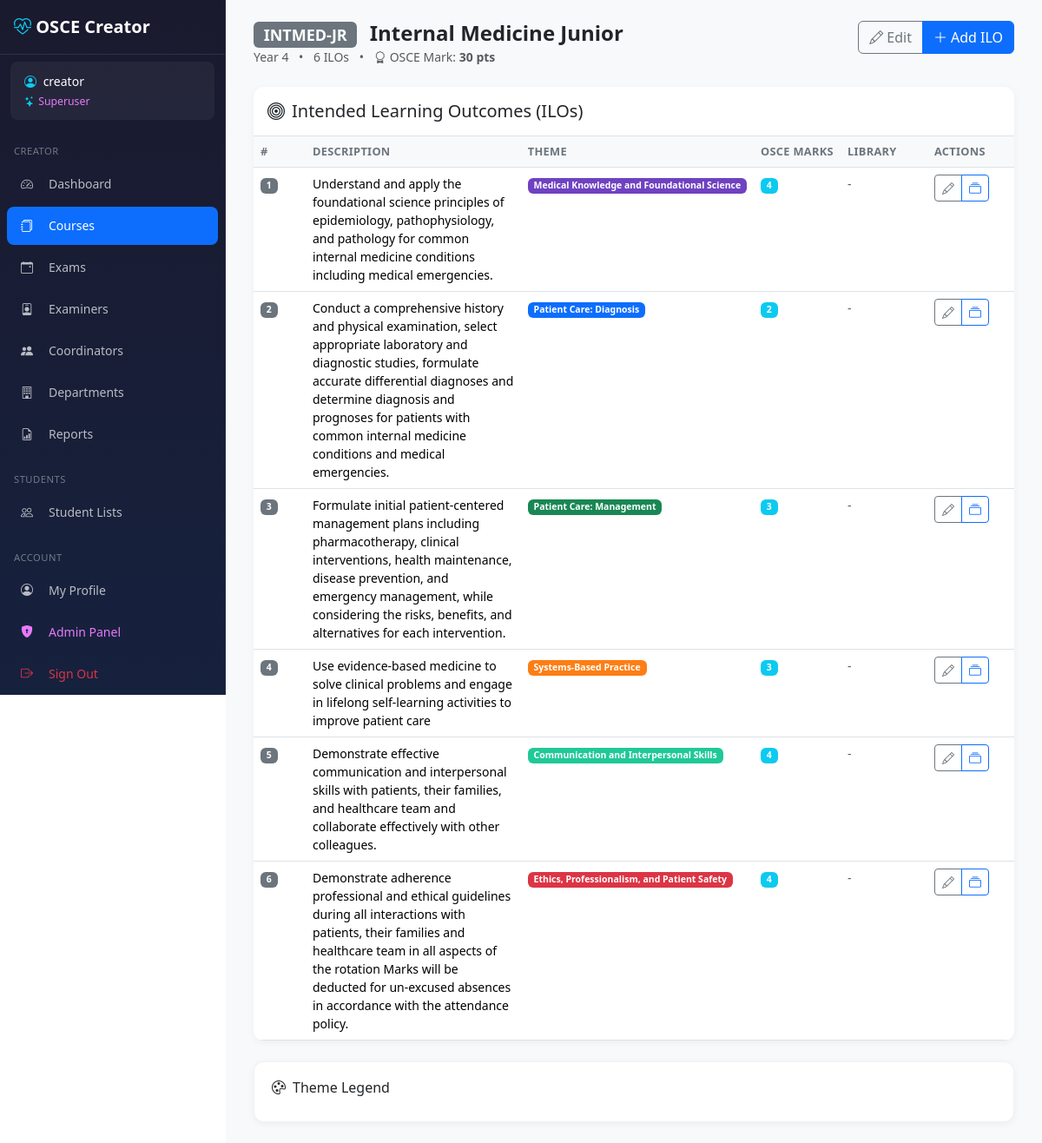
The page /creator/courses/9/ (signed in) on the database its author committed.
### core/models/examiner.py (models this page shows, shortened)
class Examiner(AbstractBaseUser, PermissionsMixin, TimestampMixin):
    ROLE_EXAMINER    = 'examiner'
    ROLE_COORDINATOR = 'coordinator'
    ROLE_ADMIN       = 'admin'
    ROLE_CHOICES = [
        (ROLE_EXAMINER,    'Examiner'),
        (ROLE_COORDINATOR, 'Coordinator'),
        (ROLE_ADMIN,       'Admin'),
    ]
    POSITION_HEAD      = 'head'
    POSITION_RTA       = 'rta'
    POSITION_ORGANIZER = 'organizer'
    POSITION_CHOICES = [
        (POSITION_HEAD,      'Head'),
        (POSITION_RTA,       'RTA'),
        (POSITION_ORGANIZER, 'Organizer'),
    ]
    id = models.AutoField(primary_key=True)
    username = models.CharField(max_length=80, unique=True)
    email = models.EmailField(max_length=120, blank=True, default='')
    full_name = models.CharField(max_length=150)
    title = models.CharField(max_length=20, blank=True, default='')  # Dr., Prof.
    department = models.CharField(max_length=100, blank=True, default='')
    coordinator_department = models.ForeignKey(
        'core.Department',
        null=True, blank=True,
        on_delete=models.SET_NULL,
        related_name='coordinators',
        db_index=True,
    )
    coordinator_position = models.CharField(
        max_length=10,
        choices=POSITION_CHOICES,
        blank=True, default='',
    )
    role = models.CharField(max_length=20, choices=ROLE_CHOICES, default=ROLE_EXAMINER)
    is_active = models.BooleanField(default=True)
    is_staff = models.BooleanField(default=False)
    is_deleted = models.BooleanField(default=False)
    deleted_at = models.DateTimeField(null=True, blank=True)
    objects = ExaminerManager()
    USERNAME_FIELD = 'username'
    REQUIRED_FIELDS = ['full_name']
    class Meta:
        db_table = 'examiners'
        verbose_name = 'Examiner'
        verbose_name_plural = 'Examiners'
        constraints = [
            models.CheckConstraint(
                condition=models.Q(
                    models.Q(role='coordinator', _negated=True)
                ) | models.Q(coordinator_department__isnull=False),
                name='coordinator_must_have_department',
            ),
            models.CheckConstraint(
                condition=models.Q(
                    models.Q(role='coordinator', _negated=True)
                ) | ~models.Q(coordinator_position=''),
                name='coordinator_must_have_position',
            ),
            models.CheckConstraint(
                condition=models.Q(role='coordinator') | models.Q(
                    coordinator_department__isnull=True,
                    coordinator_position='',
                ),
                name='non_coordinator_no_dept_fields',
            ),
        ]
    @property
    def display_name(self):
        if self.title:
            return f"{self.title} {self.full_name}"
        return self.full_name

### core/models/course.py (models this page shows, shortened)
class Course(TimestampMixin):
    id = models.AutoField(primary_key=True)
    code = models.CharField(max_length=20, unique=True)
    short_code = models.CharField(max_length=20, blank=True, default='')
    name = models.CharField(max_length=100)
    description = models.TextField(blank=True, default='')
    year_level = models.IntegerField(default=1)
    department = models.ForeignKey(
        'core.Department',
        on_delete=models.SET_NULL,
        null=True, blank=True,
        related_name='courses',
        help_text='Department responsible for this course',
    )
    osce_mark = models.PositiveIntegerField(
        null=True, blank=True,
        help_text='Total OSCE mark for this course (entered manually, e.g. 50)',
    )
    class Meta:
        db_table = 'courses'

class ILO(TimestampMixin):
    id = models.AutoField(primary_key=True)
    course = models.ForeignKey(
        Course, on_delete=models.CASCADE, related_name='ilos', db_index=True
    )
    theme = models.ForeignKey(
        'core.Theme', on_delete=models.SET_NULL,
        null=True, blank=True, related_name='ilos', db_index=True
    )
    number = models.IntegerField()
    description = models.TextField()
    osce_marks = models.IntegerField(default=0)
    class Meta:
        db_table = 'ilos'
        constraints = [
            models.UniqueConstraint(
                fields=['course', 'number'],
                name='unique_course_ilo_number'
            ),
        ]
    @property
    def theme_name(self):
        return self.theme.name if self.theme else 'Unassigned'

### core/models/theme.py (models this page shows, shortened)
class Theme(TimestampMixin):
    id = models.AutoField(primary_key=True)
    code = models.CharField(max_length=50, unique=True)
    name = models.CharField(max_length=200)
    description = models.TextField(blank=True, default='')
    color = models.CharField(max_length=7, default='#6c757d')
    icon = models.CharField(max_length=50, default='bi-circle')
    display_order = models.IntegerField(default=0)
    active = models.BooleanField(default=True)
    class Meta:
        db_table = 'themes'
        ordering = ['display_order']

### creator/views/courses.py (the view)
# urls.py: path('courses/<int:course_id>/', courses.course_detail, name='course_detail'),
@login_required
def course_detail(request, course_id):
    course = get_object_or_404(Course, pk=course_id)
    ilos = ILO.objects.filter(course_id=course_id).order_by('number')
    return render(request, 'creator/courses/detail.html', {
        'course': course,
        'ilos': ilos,
    })

### templates/creator/courses/detail.html (shortened to what this page needs)
{% extends 'creator/base_creator.html' %}
{% block content %}
<div class="page-header d-flex flex-wrap justify-content-between align-items-start gap-2">
    <div>
        <h1>
            <span class="badge bg-secondary me-2">{{ course.code }}</span>
            {{ course.name }}
        </h1>
        <p class="text-muted mb-0">
            Year {{ course.year_level }}
            <span class="mx-2">&bull;</span>
            {{ ilos|length }} ILOs
            {% if course.osce_mark %}
            <span class="mx-2">&bull;</span>
            <i class="bi bi-award me-1"></i>OSCE Mark: <strong>{{ course.osce_mark }} pts</strong>
            {% endif %}
        </p>
    </div>
    <div class="btn-group">
        <a href="{% url 'creator:course_edit' course.id %}" class="btn btn-outline-secondary">
            <i class="bi bi-pencil me-1"></i>Edit
        </a>
        <a href="{% url 'creator:ilo_create' course.id %}" class="btn btn-primary">
            <i class="bi bi-plus-lg me-1"></i>Add ILO
        </a>
    </div>
</div>
<div class="table-card">
    <div class="d-flex justify-content-between align-items-center p-3 border-bottom">
        <h5 class="mb-0"><i class="bi bi-bullseye me-2"></i>Intended Learning Outcomes (ILOs)</h5>
    </div>
    <div class="table-responsive">
    <table class="table table-hover mb-0">
        <thead>
            <tr>
                <th style="width: 60px;">#</th>
                <th>Description</th>
                <th style="width: 150px;">Theme</th>
                <th style="width: 100px;">OSCE Marks</th>
                <th style="width: 100px;">Library</th>
                <th style="width: 100px;">Actions</th>
            </tr>
        </thead>
        <tbody>
            {% for ilo in ilos %}
            <tr>
                <td><span class="badge bg-secondary">{{ ilo.number }}</span></td>
                <td>{{ ilo.description }}</td>
                <td>
                    {% if ilo.theme_id and ilo.theme_id != 7 %}
                    <span class="badge theme-badge-{{ ilo.theme_id }}" style="color: white;">
                        {{ ilo.theme_name }}
                    </span>
                    {% else %}
                    <span class="text-muted">-</span>
                    {% endif %}
                </td>
                <td>
                    {% if ilo.osce_marks > 0 %}
                        <span class="badge bg-info">{{ ilo.osce_marks }}</span>
                    {% else %}
                        <span class="text-muted">-</span>
                    {% endif %}
                </td>
                <td>
                    {% with lib_count=ilo.library_items.count %}
                    {% if lib_count > 0 %}
                        <span class="badge bg-secondary">{{ lib_count }} items</span>
                    {% else %}
                        <span class="text-muted">-</span>
                    {% endif %}
                    {% endwith %}
                </td>
                <td>
                    <div class="btn-group btn-group-sm">
                        <a href="{% url 'creator:ilo_edit' ilo.id %}" class="btn btn-outline-secondary" title="Edit"><i class="bi bi-pencil"></i></a>
                        <a href="{% url 'creator:library_list' %}?ilo={{ ilo.id }}" class="btn btn-outline-primary" title="Library Items"><i class="bi bi-collection"></i></a>
                    </div>
                </td>
            </tr>
            {% endfor %}
        </tbody>
    </table>
    </div>
</div>
<div class="stat-card mt-4">
    <h6 class="mb-3"><i class="bi bi-palette me-2"></i>Theme Legend</h6>
</div>
{% endblock %}

### templates/creator/base_creator.html (shortened to what this page needs)
{% load static %}
<!DOCTYPE html>
<html lang="en">
<head>
    <link href="https://cdn.jsdelivr.net/npm/bootstrap@5.3.2/dist/css/bootstrap.min.css" rel="stylesheet">
    <link href="https://cdn.jsdelivr.net/npm/bootstrap-icons@1.11.1/font/bootstrap-icons.css" rel="stylesheet">
    <link href="{% static 'css/creator.css' %}" rel="stylesheet">
</head>
<body>
    <nav id="creatorSidebar"
         class="sidebar offcanvas-lg offcanvas-start"
         tabindex="-1"
         aria-labelledby="sidebarLabel">
        <div class="offcanvas-body d-flex flex-column p-0">
            <div class="brand d-none d-lg-block">
                <i class="bi bi-heart-pulse"></i> OSCE Creator
            </div>
            {% if user.is_authenticated %}
            <div class="user-info">
                <div><i class="bi bi-person-circle me-1"></i> <span class="user-name">{{ user.display_name|default:user.username }}</span></div>
                <small class="d-block mt-1">
                    {% if user.is_superuser %}
                    <span style="color:#e879f9;"><i class="bi bi-stars me-1"></i>Superuser</span>
                    {% elif user.role == 'admin' %}
                    <span style="color:#f0c040;"><i class="bi bi-shield-fill me-1"></i>Admin</span>
                    {% else %}
                    <span class="text-muted">Examiner</span>
                    {% endif %}
                </small>
            </div>
            {% endif %}
            <div class="nav-section">Creator</div>
            <ul class="nav flex-column">
                <li class="nav-item">
                    <a class="nav-link {% if '/creator/' in request.path and request.path == '/creator/' or request.path == '/creator' %}active{% endif %}"
                       href="{% url 'creator:dashboard' %}">
                        <i class="bi bi-speedometer2"></i> Dashboard
                    </a>
                </li>
                <li class="nav-item">
                    <a class="nav-link {% if '/creator/courses' in request.path %}active{% endif %}"
                       href="{% url 'creator:course_list' %}">
                        <i class="bi bi-journals"></i> Courses
                    </a>
                </li>
                <li class="nav-item">
                    <a class="nav-link {% if '/creator/exams' in request.path %}active{% endif %}"
                       href="{% url 'creator:exam_list' %}">
                        <i class="bi bi-calendar-event"></i> Exams
                    </a>
                </li>
                <li class="nav-item">
                    <a class="nav-link {% if '/creator/examiners' in request.path %}active{% endif %}"
                       href="{% url 'creator:examiner_list' %}">
                        <i class="bi bi-person-badge"></i> Examiners
                    </a>
                </li>
                {% if user.is_superuser or user.role == 'admin' %}
                <li class="nav-item">
                    <a class="nav-link {% if '/creator/coordinators' in request.path %}active{% endif %}"
                       href="{% url 'creator:coordinator_list' %}">
                        <i class="bi bi-people-fill"></i> Coordinators
                    </a>
                </li>
                <li class="nav-item">
                    <a class="nav-link {% if '/creator/departments' in request.path %}active{% endif %}"
                       href="{% url 'creator:department_list' %}">
                        <i class="bi bi-building"></i> Departments
                    </a>
                </li>
                {% endif %}
                <li class="nav-item">
                    <a class="nav-link {% if '/creator/reports' in request.path %}active{% endif %}"
                       href="{% url 'creator:reports_index' %}">
                        <i class="bi bi-file-earmark-bar-graph"></i> Reports
                    </a>
                </li>
            </ul>
            {% if perms.core.can_view_student_list %}
            <div class="nav-section">Students</div>
            <ul class="nav flex-column">
                <li class="nav-item">
                    <a class="nav-link {% if request.path == '/creator/students/' %}active{% endif %}" href="{% url 'creator:student_list' %}">
                        <i class="bi bi-people"></i> Student Lists
                    </a>
                </li>
            </ul>
            {% endif %}
            <div class="mt-auto">
                <div class="nav-section">Account</div>
                <ul class="nav flex-column mb-3">
                    <li class="nav-item">
                        <a class="nav-link {% if request.path == '/profile/' %}active{% endif %}" href="{% url 'profile' %}">
                            <i class="bi bi-person-circle"></i> My Profile
                        </a>
                    </li>
                    {% if user.is_staff %}
                    <li class="nav-item">
                        <form method="POST" action="{% url 'admin_gateway' %}" id="admin-gateway-form">
                            <button type="submit" class="nav-link w-100 text-start border-0 bg-transparent"
                                    style="color:#e879f9;">
                                <i class="bi bi-shield-lock-fill"></i> Admin Panel
                            </button>
                        </form>
                    </li>
                    {% endif %}
                    <li class="nav-item">
                        <a class="nav-link text-danger" href="{% url 'creator:logout' %}">
                            <i class="bi bi-box-arrow-right"></i> Sign Out
                        </a>
                    </li>
                </ul>
            </div>
        </div>
    </nav>
    <main class="main-content">
        <div class="toast-container position-fixed top-0 end-0 p-3" style="z-index: 9999;">
        </div>
        {% block content %}{% endblock %}
    </main>
</body>
</html>

### rows shown on the page
Examiner: display_name "creator"
Course: code "INTMED-JR", name "Internal Medicine Junior", year_level "4", osce_mark "30"
ILO: number "1", description "Understand and apply the foundational science principles of epidemiology, pathophysiology, and pathology for common internal medicine conditions including medical emergencies.", theme_name "Medical Knowledge and Foundational Science", osce_marks "4"
ILO: number "2", description "Conduct a comprehensive history and physical examination, select appropriate laboratory and diagnostic studies, formulate accurate differential diagnoses and determine diagnosis and prognoses for patients with common internal medicine conditions and medical emergencies.", theme_name "Patient Care: Diagnosis", osce_marks "2"
ILO: number "3", description "Formulate initial patient-centered management plans including pharmacotherapy, clinical interventions, health maintenance, disease prevention, and emergency management, while considering the risks, benefits, and alternatives for each intervention.", theme_name "Patient Care: Management", osce_marks "3"
ILO: number "4", description "Use evidence-based medicine to solve clinical problems and engage in lifelong self-learning activities to improve patient care", theme_name "Systems-Based Practice", osce_marks "3"
ILO: number "5", description "Demonstrate effective communication and interpersonal skills with patients, their families, and healthcare team and collaborate effectively with other colleagues.", theme_name "Communication and Interpersonal Skills", osce_marks "4"
ILO: number "6", description "Demonstrate adherence professional and ethical guidelines during all interactions with patients, their families and healthcare team in all aspects of the rotation Marks will be deducted for un-excused absences in accordance with the attendance policy.", theme_name "Ethics, Professionalism, and Patient Safety", osce_marks "4"

### other values the page prints
{{ ilos|length }} "6"
